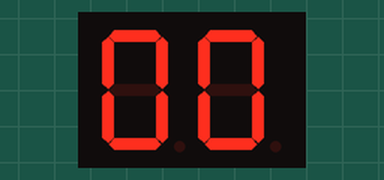
Bench run of a sketch on a simulated Arduino Uno, built with avr-gcc and run on an emulated ATmega328P. On the bench: 2-digit seven-segment display. Wiring (inferred from the names in the program): 2-digit 7-segment display, segments lit when LOW: segments pin 7, pin 5, pin 4, pin 2, pin 3, pin 6, pin 8; digit selects pin 13, pin 12. The segment pins are drawn as the display they are named for.

Above: at 0.1 s.
At 4.1 s:
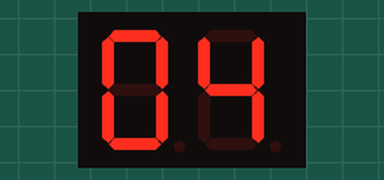
At 9.1 s:
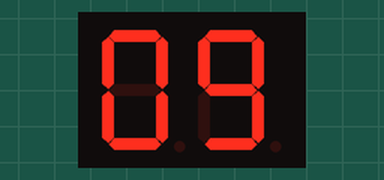
At 18.1 s:
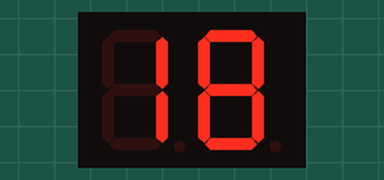
At 28.1 s:
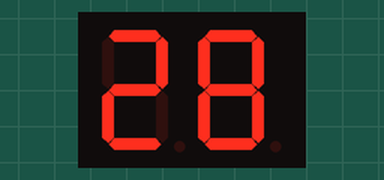
At 38.2 s:
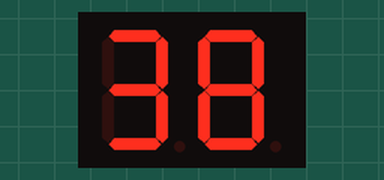

Measured:
- what the display in image 0 shows lasts 1.1 s, from 0.0 s to 1.1 s

The sketch:

_7seg.ino
```cpp
// www.TinkerHobby.com
// Original author: Natalia Fargasch Norman
// Dual seven-segment LED Display adapted to fit KPD-3261B
// Common Anode digit 1 pin 10
// Common Anode digit 2 pin 5
// Modifications made by: Israel J. Lopez Toledo

//       CA1 B  C  E  D
//        |  |  |  |  |      -> pins and segments they control
//   ---------    ---------
//   |   A   |    |   A   |
//  F|       |B  F|       |B
//   |---G---|    |---G---|
//  E|       |C  E|       |C
//   |   D   |    |   D   |
//   ---------    ---------
//        |  |  |  |  |      -> pins and segments they control
//        G  DP A  F CA2

// Segments that make each number when lit:
// 0 => -FEDCBA
// 1 => ----BC-
// 2 => G-ED-BA
// 3 => G--DCBA
// 4 => GF--CB-
// 5 => GF-DC-A
// 6 => GFEDC-A
// 7 => ----CBA
// 8 => GFEDCBA
// 9 => GF-DCBA

// Arduino digital pins used to light up
// corresponding segments on the LED display
#define A 7
#define B 5
#define C 4
#define D 2
#define E 3
#define F_SEG 6
#define G 8

// Pins driving common anodes
#define CA1 13
#define CA2 12

// Pins for A B C D E F G, in sequence
const int segs[7] = { A, B, C, D, E, F_SEG, G };

// Segments that make each number, sends a 0(low) to the segment that will be turned on to display the numbers
const byte numbers[10] = { 0b1000000, 0b1111001, 0b0100100, 0b0110000, 0b0011001, 0b0010010,
0b0000010, 0b1111000, 0b0000000, 0b0010000 };

void setup() {
  pinMode(A, OUTPUT);
  pinMode(B, OUTPUT);
  pinMode(C, OUTPUT);
  pinMode(D, OUTPUT);
  pinMode(E, OUTPUT);
  pinMode(F_SEG, OUTPUT);
  pinMode(G, OUTPUT);
  pinMode(CA1, OUTPUT);
  pinMode(CA2, OUTPUT);
}

void loop() {
  for (int digit1=0; digit1 < 10; digit1++) {
    for (int digit2=0; digit2 < 10; digit2++) {
      unsigned long startTime = millis();
      for (unsigned long elapsed=0; elapsed < 1000; elapsed = millis() - startTime) { //changes numbers every second (1000ms)
        lightDigit1(numbers[digit1]);
        delay(5);
        lightDigit2(numbers[digit2]);
        delay(5);
      }
    }
  }
}

void lightDigit1(byte number) { // turns on left side (CA1) and turns off rightside (CA2)
  digitalWrite(CA1, LOW);
  digitalWrite(CA2, HIGH);
  lightSegments(number);
}

void lightDigit2(byte number) { // turns off left side (CA1) and turns on rightside (CA2)
  digitalWrite(CA1, HIGH);
  digitalWrite(CA2, LOW);
  lightSegments(number);
}

void lightSegments(byte number) { //writes each bit of the numbers in the digital pins
  for (int i = 0; i < 7; i++) {
    int bit = bitRead(number, i);
    digitalWrite(segs[i], bit);
  }
}
```
